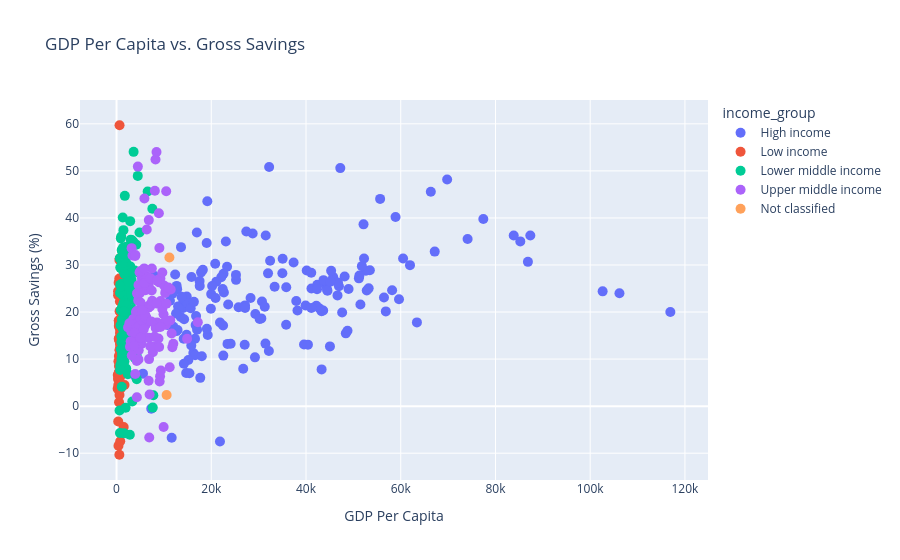

Notebook source saved alongside this figure:
### Markdown cell above
### Adding interactive elements

### Code cell
# Create an interactive scatter plot
fig = px.scatter(economies, x='gdp_percapita', y='gross_savings', color='income_group',
                 hover_name='code', title='GDP Per Capita vs. Gross Savings',
                 labels={'gdp_percapita': 'GDP Per Capita', 'gross_savings': 'Gross Savings (%)'})

# Add hover, zoom, and selection tools
fig.update_traces(marker=dict(size=10), selector=dict(mode='markers'));
fig.update_layout(hovermode='closest');

fig.show()

### Figure 1 — Plotly figure (JSON) as saved in the notebook; plotly's stock layout.template omitted (floating-point values rounded to 4 significant figures; data arrays with more than 128 entries replaced by an {"elided": "..."} marker saying what was removed)
{"data": [{"hovertemplate": "<b>%{hovertext}</b><br><br>income_group=High income<br>GDP Per Capita=%{x}<br>Gross Savings (%)=%{y}<extra></extra>", "hovertext": {"elided": "180 str values"}, "legendgroup": "High income", "marker": {"color": "#636efa", "size": 10, "symbol": "circle"}, "mode": "markers", "name": "High income", "orientation": "v", "showlegend": true, "type": "scatter", "x": {"elided": "180 float values"}, "xaxis": "x", "y": {"elided": "180 float values"}, "yaxis": "y"}, {"hovertemplate": "<b>%{hovertext}</b><br><br>income_group=Low income<br>GDP Per Capita=%{x}<br>Gross Savings (%)=%{y}<extra></extra>", "hovertext": ["AFG", "AFG", "AFG", "BDI", "BDI", "BDI", "BFA", "BFA", "BFA", "CAF", "CAF", "CAF", "COD", "COD", "COD", "ERI", "ERI", "ERI", "ETH", "ETH", "ETH", "GMB", "GMB", "GMB", "GNB", "GNB", "GNB", "LBR", "LBR", "LBR", "MDG", "MDG", "MDG", "MLI", "MLI", "MLI", "MOZ", "MOZ", "MOZ", "MWI", "MWI", "MWI", "NER", "NER", "NER", "RWA", "RWA", "RWA", "SDN", "SDN", "SDN", "SLE", "SLE", "SLE", "SOM", "SOM", "SOM", "SYR", "SYR", "SYR", "TCD", "TCD", "TCD", "TGO", "TGO", "TGO", "UGA", "UGA", "UGA", "YEM", "YEM", "YEM"], "legendgroup": "Low income", "marker": {"color": "#EF553B", "size": 10, "symbol": "circle"}, "mode": "markers", "name": "Low income", "orientation": "v", "showlegend": true, "type": "scatter", "x": [631.5, 711.3, 580.8, 231.5, 304.2, 253.6, 648.4, 653.4, 791.0, 492.1, 377.5, 489.9, 326.7, 490.7, 540.5, 501.4, 603.2, 588.3, 324.3, 702.8, 994.2, 860.6, 649.5, 790.8, 644.3, 707.9, 789.9, 543.4, 746.2, 646.3, 472.0, 467.2, 501.8, 733.7, 773.9, 897.3, 469.5, 570.1, 449.6, 442.8, 353.5, 406.6, 476.1, 484.2, 565.9, 614.8, 759.8, 819.0, 1637.0, 1679.0, 775.0, 401.8, 592.9, 526.5, NaN, 310.5, 327.0, 2807.0, NaN, NaN, 895.4, 776.1, 654.0, 721.0, 770.4, 904.7, 808.7, 773.3, 912.4, 1267.0, 1501.0, 620.2], "xaxis": "x", "y": [59.7, 22.22, 27.13, 3.688, 5.768, 6.593, 20.19, 11.86, 20.03, 4.218, 4.508, 10.66, 23.57, 14.1, 6.852, 7.167, 31.05, 17.61, 24.41, 31.41, 26.55, 3.757, 3.65, 12.33, 11.96, 16.8, 14.45, NaN, NaN, NaN, 18.08, 14.37, 8.546, 13.31, 15.44, 16.32, 7.111, 3.835, 5.92, 26.25, -3.248, -8.412, 18.23, 17.02, 17.52, 6.677, 6.175, 3.768, 17.73, 4.491, -7.469, 9.548, -10.33, 0.815, NaN, NaN, NaN, 23.84, NaN, NaN, 25.87, 13.12, 16.61, 12.0, 15.6, 17.11, 16.25, 18.15, 18.2, 8.25, -4.439, 2.362], "yaxis": "y"}, {"hovertemplate": "<b>%{hovertext}</b><br><br>income_group=Lower middle income<br>GDP Per Capita=%{x}<br>Gross Savings (%)=%{y}<extra></extra>", "hovertext": {"elided": "159 str values"}, "legendgroup": "Lower middle income", "marker": {"color": "#00cc96", "size": 10, "symbol": "circle"}, "mode": "markers", "name": "Lower middle income", "orientation": "v", "showlegend": true, "type": "scatter", "x": {"elided": "159 float values"}, "xaxis": "x", "y": {"elided": "159 float values"}, "yaxis": "y"}, {"hovertemplate": "<b>%{hovertext}</b><br><br>income_group=Upper middle income<br>GDP Per Capita=%{x}<br>Gross Savings (%)=%{y}<extra></extra>", "hovertext": {"elided": "147 str values"}, "legendgroup": "Upper middle income", "marker": {"color": "#ab63fa", "size": 10, "symbol": "circle"}, "mode": "markers", "name": "Upper middle income", "orientation": "v", "showlegend": true, "type": "scatter", "x": {"elided": "147 float values"}, "xaxis": "x", "y": {"elided": "147 float values"}, "yaxis": "y"}, {"hovertemplate": "<b>%{hovertext}</b><br><br>income_group=Not classified<br>GDP Per Capita=%{x}<br>Gross Savings (%)=%{y}<extra></extra>", "hovertext": ["VEN", "VEN", "VEN"], "legendgroup": "Not classified", "marker": {"color": "#FFA15A", "size": 10, "symbol": "circle"}, "mode": "markers", "name": "Not classified", "orientation": "v", "showlegend": true, "type": "scatter", "x": [11160.0, 10570.0, 1691.0], "xaxis": "x", "y": [31.59, 2.352, NaN], "yaxis": "y"}], "layout": {"hovermode": "closest", "legend": {"title": {"text": "income_group"}, "tracegroupgap": 0}, "title": {"text": "GDP Per Capita vs. Gross Savings"}, "xaxis": {"anchor": "y", "domain": [0, 1], "title": {"text": "GDP Per Capita"}}, "yaxis": {"anchor": "x", "domain": [0, 1], "title": {"text": "Gross Savings (%)"}}}}
